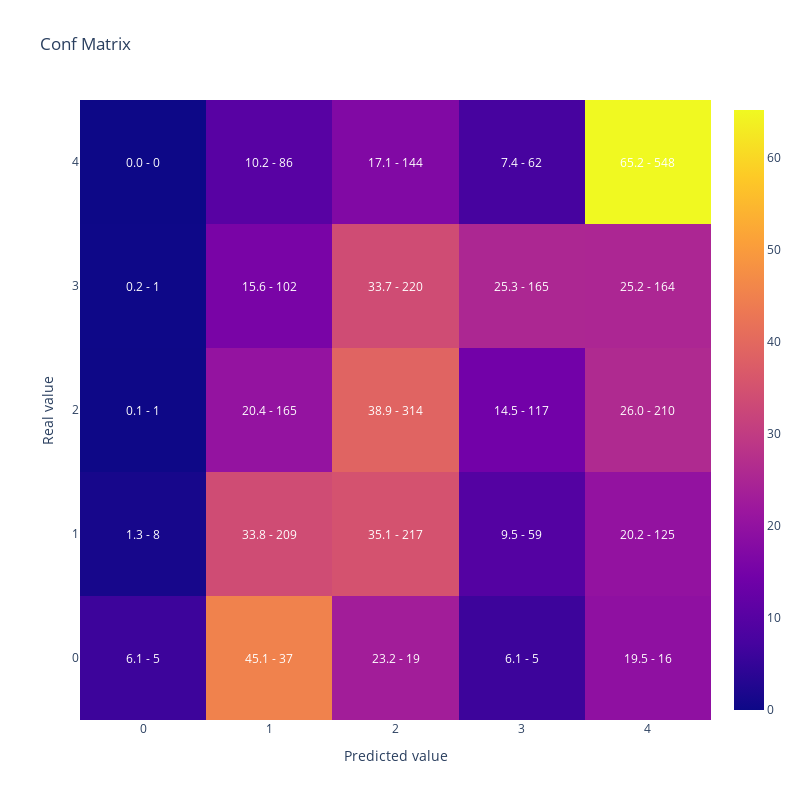

The cell this chart's notebook holds for it:
### Code cell
#Vamos a replicar el resultado de la optimizacion reentrenando el modelo con el mejor conjunto de hiperparametros
#Generamos parametros incluyendo los fijos y la mejor solución que encontro optuna
lgb_params =  {      
                        'objective': 'multiclass',
                        'verbosity':-1,
                        'num_class': len(y_train.unique())} | study.best_params

lgb_train_dataset = lgb.Dataset(data=X_train,
                                label=y_train)


#Entreno
lgb_model = lgb.train(lgb_params,
                    lgb_train_dataset)

#Muestro matriz de confusion y kappa
display(plot_confusion_matrix(y_test,lgb_model.predict(X_test).argmax(axis=1)))

cohen_kappa_score(y_test,lgb_model.predict(X_test).argmax(axis=1),
                             weights = 'quadratic')

### Figure 1 — Plotly figure (JSON) as saved in the notebook; plotly's stock layout.template omitted (floating-point values rounded to 4 significant figures)
{"data": [{"type": "heatmap", "x": [0, 1, 2, 3, 4], "y": [0, 1, 2, 3, 4], "z": [[6.098, 45.12, 23.17, 6.098, 19.51], [1.294, 33.82, 35.11, 9.547, 20.23], [0.1239, 20.45, 38.91, 14.5, 26.02], [0.1534, 15.64, 33.74, 25.31, 25.15], [0, 10.24, 17.14, 7.381, 65.24]]}], "layout": {"annotations": [{"font": {"color": "white"}, "showarrow": false, "text": "6.1 - 5", "x": 0, "xref": "x", "y": 0, "yref": "y"}, {"font": {"color": "white"}, "showarrow": false, "text": "45.1 - 37", "x": 1, "xref": "x", "y": 0, "yref": "y"}, {"font": {"color": "white"}, "showarrow": false, "text": "23.2 - 19", "x": 2, "xref": "x", "y": 0, "yref": "y"}, {"font": {"color": "white"}, "showarrow": false, "text": "6.1 - 5", "x": 3, "xref": "x", "y": 0, "yref": "y"}, {"font": {"color": "white"}, "showarrow": false, "text": "19.5 - 16", "x": 4, "xref": "x", "y": 0, "yref": "y"}, {"font": {"color": "white"}, "showarrow": false, "text": "1.3 - 8", "x": 0, "xref": "x", "y": 1, "yref": "y"}, {"font": {"color": "white"}, "showarrow": false, "text": "33.8 - 209", "x": 1, "xref": "x", "y": 1, "yref": "y"}, {"font": {"color": "white"}, "showarrow": false, "text": "35.1 - 217", "x": 2, "xref": "x", "y": 1, "yref": "y"}, {"font": {"color": "white"}, "showarrow": false, "text": "9.5 - 59", "x": 3, "xref": "x", "y": 1, "yref": "y"}, {"font": {"color": "white"}, "showarrow": false, "text": "20.2 - 125", "x": 4, "xref": "x", "y": 1, "yref": "y"}, {"font": {"color": "white"}, "showarrow": false, "text": "0.1 - 1", "x": 0, "xref": "x", "y": 2, "yref": "y"}, {"font": {"color": "white"}, "showarrow": false, "text": "20.4 - 165", "x": 1, "xref": "x", "y": 2, "yref": "y"}, {"font": {"color": "white"}, "showarrow": false, "text": "38.9 - 314", "x": 2, "xref": "x", "y": 2, "yref": "y"}, {"font": {"color": "white"}, "showarrow": false, "text": "14.5 - 117", "x": 3, "xref": "x", "y": 2, "yref": "y"}, {"font": {"color": "white"}, "showarrow": false, "text": "26.0 - 210", "x": 4, "xref": "x", "y": 2, "yref": "y"}, {"font": {"color": "white"}, "showarrow": false, "text": "0.2 - 1", "x": 0, "xref": "x", "y": 3, "yref": "y"}, {"font": {"color": "white"}, "showarrow": false, "text": "15.6 - 102", "x": 1, "xref": "x", "y": 3, "yref": "y"}, {"font": {"color": "white"}, "showarrow": false, "text": "33.7 - 220", "x": 2, "xref": "x", "y": 3, "yref": "y"}, {"font": {"color": "white"}, "showarrow": false, "text": "25.3 - 165", "x": 3, "xref": "x", "y": 3, "yref": "y"}, {"font": {"color": "white"}, "showarrow": false, "text": "25.2 - 164", "x": 4, "xref": "x", "y": 3, "yref": "y"}, {"font": {"color": "white"}, "showarrow": false, "text": "0.0 - 0", "x": 0, "xref": "x", "y": 4, "yref": "y"}, {"font": {"color": "white"}, "showarrow": false, "text": "10.2 - 86", "x": 1, "xref": "x", "y": 4, "yref": "y"}, {"font": {"color": "white"}, "showarrow": false, "text": "17.1 - 144", "x": 2, "xref": "x", "y": 4, "yref": "y"}, {"font": {"color": "white"}, "showarrow": false, "text": "7.4 - 62", "x": 3, "xref": "x", "y": 4, "yref": "y"}, {"font": {"color": "white"}, "showarrow": false, "text": "65.2 - 548", "x": 4, "xref": "x", "y": 4, "yref": "y"}], "height": 800, "title": {"text": "Conf Matrix"}, "width": 800, "xaxis": {"title": {"text": "Predicted value"}}, "yaxis": {"title": {"text": "Real value"}}}}
